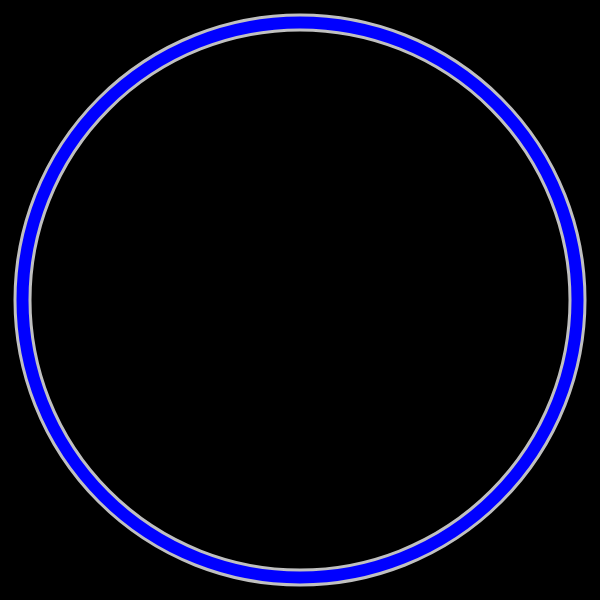
Frame 1 (no input)
Frame 60 (no input): identical to frame 1, image omitted
Frame 120 (the mouse pressed at the canvas centre since frame 60): identical to frame 1, image omitted

The p5.js sketch that drew this single still picture (run headless with seeded random() and noise() and a simulated clock; from frame 60 on, the mouse is pressed at the canvas centre):

// p5.js sketch
// ── sketch.js
let magnet=[], opcoes=[];
let k = 900000;//*pow(10, 5); // k = 9*pow(10, 9)
let raioBorda = 270;
let clickCont = 0;
var button;

function setup()
{
  createCanvas(600, 600);

  //magnet = new ArrayList<Magnet>();
  //opcoes = new ArrayList<Magnet>();

  //opcoes.add(new Magnet(20, 20, 2));

  //magnet.add(new Magnet(0, 0, 2));
  /*button = createButton('submit');
  	button.position(65, 65);
  	button.size(100, 100);
  	button.mousePressed(greet);*/
}

function draw()
{
  translate(width/2, height/2);
  background(0);

  fill(0, 0, 255);
  stroke(192);
  strokeWeight(3);
  ellipse(0, 0, 2*raioBorda+30, 2*raioBorda+30);

  fill(0);
  ellipse(0, 0, 2*raioBorda, 2*raioBorda);

  for (let i=0; i<magnet.size; i++)
  {
    magnet[i].forca.x = 0;
    magnet[i].forca.y = 0;
  }

  for (let i=0; i<magnet.size; i++)
  {
    for (let j=i+1; j<magnet.size; j++)
    {
      // F = (k*q1*q2) / d^2
      // F = m*a
      // a = F/m

      let d = dist(magnet[i].pos.x, magnet[i].pos.y, magnet[j].pos.x, magnet[j].pos.y);
      let ang = atan2(magnet[j].pos.y-magnet[i].pos.y, magnet[j].pos.x-magnet[i].pos.x);
      let totalF = abs(k * magnet[i].carga * magnet[j].carga) / pow(d, 2);

      // co/h = sin(a);
      // ca/h = cos(a);
      // y = co = h*sin(a);
      // x = ca = h*cos(a);

      let c1 = magnet[i].carga;
      let c2 = magnet[j].carga;

      if (sinal(c1) == sinal(c2))
      {
        // REPELE (SINAIS IGUAIS)
        if (d < magnet[i].massa/4 + magnet[j].massa/4)
        {
          let sobreposicao = magnet[i].massa/4 + magnet[j].massa/4 - d;
          sobreposicao+=5;
          magnet[i].pos.x -= sobreposicao/2.0*cos(ang);
          magnet[i].pos.y -= sobreposicao/2.0*sin(ang);
          magnet[j].pos.x += sobreposicao/2.0*cos(ang);
          magnet[j].pos.y += sobreposicao/2.0*sin(ang);
        } else
        {
          magnet[i].forca.x -= totalF*cos(ang);
          magnet[i].forca.y -= totalF*sin(ang);
          magnet[j].forca.x += totalF*cos(ang);
          magnet[j].forca.y += totalF*sin(ang);
        }
      } else
      {
        // ATRAI (SINAIS DIFERENTES)
        if (d < magnet[i].massa/4 + magnet[j].massa/4)
        {
          let sobreposicao = magnet[i].massa/4 + magnet[j].massa/4 - d;
          //sobreposicao+=5;
          magnet[i].pos.x -= sobreposicao/2.0*cos(ang);
          magnet[i].pos.y -= sobreposicao/2.0*sin(ang);
          magnet[j].pos.x += sobreposicao/2.0*cos(ang);
          magnet[j].pos.y += sobreposicao/2.0*sin(ang);

          magnet[i].forca.x = 0;
          magnet[i].forca.y = 0;
          magnet[j].forca.x = 0;
          magnet[j].forca.y = 0;
        } else
        {
          magnet[i].forca.x += totalF*cos(ang);
          magnet[i].forca.y += totalF*sin(ang);
          magnet[j].forca.x -= totalF*cos(ang);
          magnet[j].forca.y -= totalF*sin(ang);
        }
      }
    }
  }

  /// CONSIDERANDO BORDA
  for (let i=0; i<magnet.size; i++)
  {
    for (let a=0; a<TWO_PI; a+=0.01)
    {
      let borda = createVector(raioBorda*cos(a), raioBorda*sin(a));
      let cargaBorda = 10/(TWO_PI/0.01);
      // F = (k*q1*q2) / d^2
      // F = m*a
      // a = F/m

      let d = dist(magnet[i].pos.x, magnet[i].pos.y, borda.x, borda.y);
      let ang = atan2(borda.y-magnet[i].pos.y, borda.x-magnet[i].pos.x);
      let totalF = abs(k * magnet[i].carga * cargaBorda) / pow(d, 2);

      // co/h = sin(a);
      // ca/h = cos(a);
      // y = co = h*sin(a);
      // x = ca = h*cos(a);

      /*if (m.carga > 0)
      {*/
        magnet[i].forca.x -= totalF*cos(ang);
        magnet[i].forca.y -= totalF*sin(ang);
      /*} else
      {
        m.forca.x += totalF*cos(ang);
        m.forca.y += totalF*sin(ang);
        
        if (d < 20)
        {
          m.pos.x = (raioBorda - m.massa/4 - 5) * cos(-ang);
          m.pos.y = (raioBorda - m.massa/4 - 5) * sin(-ang);
          m.forca.x = 0;
          m.forca.y = 0;
        }
      }*/
    }
  }

  for (let i=magnet.size-1; i>=0; i--)
  {
    if (sqrt(pow(magnet[i].pos.x, 2) + pow(magnet[i].pos.y, 2)) > raioBorda)
    {
      magnet.remove(i);
    }
  }

  for (let i=0; i<magnet.size; i++)
  {
    magnet[i].update();
    magnet[i].show();
  }

  clickCont++;

  //println(magnet.size + " imã" + (magnet.size>1 ? "s" : "") + " no recipiente");
}

function sinal(value)
{
  return (value == abs(value)) ? 1 : -1;
}

function mouseClicked()
{
  if (true || clickCont>10)
  {
    clickCont = 0;

    /*if (mouseButton == LEFT)
    {
      */magnet.push(new Magnet(mouseX-width/2, mouseY-height/2, 1));
    /*} else if (mouseButton == RIGHT)
    {
      magnet.push(Magnet(mouseX-width/2, mouseY-height/2, -1));
    } else
    {
      // SCROLL CLICK
      for (let i=magnet.size-1; i>=0; i--)
      {
        if (dist(mouseX-width/2, mouseY-height/2, magnet[i].pos.x, magnet[i].pos.y) < magnet[i].massa/4)
        {
          magnet.remove(i);
        }
      }
    }*/
  }
}
// ── Magnet.js
function Magnet(px, py, q)
{
  this.massa = 80;
  this.carga = q;
    this.pos = createVector(px, py);
    this.vel = createVector(0, 0);
    this.acc = createVector(0, 0);
    this.forca = createVector(0, 0);
  
  this.update = function()
  {
    // F = (k*q1*q2) / d^2
    // F = m*a
    // a = F/m
    /*float F = 0;
    
    for(Magnet m : magnet)
    {
      float d = dist(pos.x, pos.y, m.pos.x, m.pos.y);
      F += (k * carga * m.carga) / pow(d,2);
    }*/
    
    this.acc.x = this.forca.x/this.massa;
    this.acc.y = this.forca.y/this.massa;
    
    this.vel.x += this.acc.x;
    this.vel.y += this.acc.y;
    
    this.pos.x += this.vel.x;
    this.pos.y += this.vel.y;
    
    this.vel.x *= 0.99;
    this.vel.y *= 0.99;
  }
  
  this.show = function()
  { 
    if(this.carga > 0)
    {
    fill(0, 0, 255);
    ellipse(this.pos.x, this.pos.y, this.massa/2, this.massa/2);
    line(this.pos.x-this.massa/8, this.pos.y, this.pos.x+this.massa/8, this.pos.y);
    line(this.pos.x, this.pos.y-this.massa/8, this.pos.x, this.pos.y+this.massa/8);
    }
    else
    {
      fill(255, 0, 0);
    ellipse(this.pos.x, this.pos.y, this.massa/2, this.massa/2);
    line(this.pos.x-this.massa/8, this.pos.y, this.pos.x+this.massa/8, this.pos.y);
    }
  }
}
